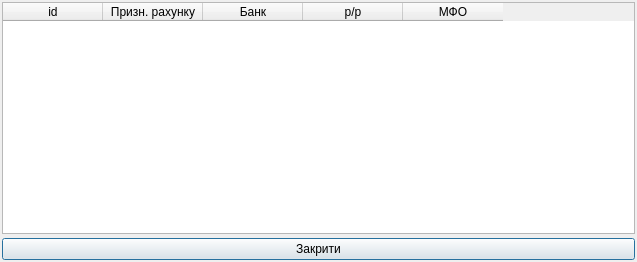
<?xml version="1.0" encoding="UTF-8"?>
<ui version="4.0">
 <class>tke_dialog_edit_bank_rahunky</class>
 <widget class="QDialog" name="tke_dialog_edit_bank_rahunky">
  <property name="geometry">
   <rect>
    <x>0</x>
    <y>0</y>
    <width>637</width>
    <height>262</height>
   </rect>
  </property>
  <property name="windowTitle">
   <string>Банківські рахунки</string>
  </property>
  <layout class="QVBoxLayout" name="verticalLayout">
   <property name="spacing">
    <number>4</number>
   </property>
   <property name="margin">
    <number>2</number>
   </property>
   <item>
    <widget class="QTableWidget" name="tableWidget">
     <column>
      <property name="text">
       <string>id</string>
      </property>
     </column>
     <column>
      <property name="text">
       <string>Призн. рахунку</string>
      </property>
     </column>
     <column>
      <property name="text">
       <string>Банк</string>
      </property>
     </column>
     <column>
      <property name="text">
       <string>р/р</string>
      </property>
     </column>
     <column>
      <property name="text">
       <string>МФО</string>
      </property>
     </column>
    </widget>
   </item>
   <item>
    <widget class="QSplitter" name="splitter">
     <property name="orientation">
      <enum>Qt::Horizontal</enum>
     </property>
     <widget class="QPushButton" name="pushButton_close">
      <property name="sizePolicy">
       <sizepolicy hsizetype="Preferred" vsizetype="Fixed">
        <horstretch>0</horstretch>
        <verstretch>0</verstretch>
       </sizepolicy>
      </property>
      <property name="text">
       <string>Закрити</string>
      </property>
      <property name="icon">
       <iconset resource="../tkeAbonent/tke/tke_rc">
        <normaloff>:/pictures/pictures/button_cancel.png</normaloff>:/pictures/pictures/button_cancel.png</iconset>
      </property>
     </widget>
    </widget>
   </item>
  </layout>
 </widget>
 <resources>
  <include location="../tkeAbonent/tke/tke_rc"/>
 </resources>
 <connections/>
</ui>
